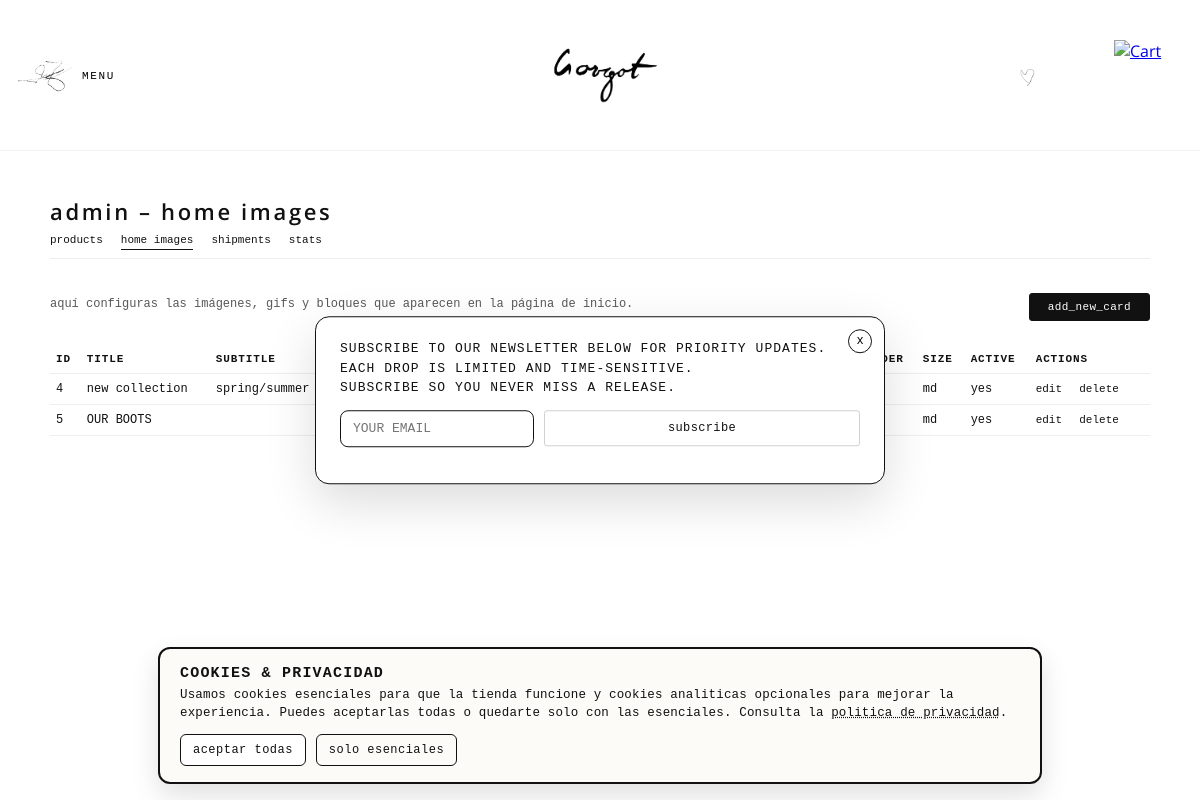
The app's page /admin/home_cards.php (signed in) with its own data.
### tables this page shows
CREATE TABLE `home_cards` (
  `id` int(11) NOT NULL,
  `title` varchar(255) NOT NULL,
  `subtitle` varchar(255) DEFAULT NULL,
  `image_path` varchar(500) NOT NULL,
  `link_url` varchar(500) DEFAULT NULL,
  `sort_order` int(11) NOT NULL DEFAULT 1,
  `active` tinyint(1) NOT NULL DEFAULT 1,
  `card_size` varchar(10) NOT NULL DEFAULT 'md'
);

### admin/home_cards.php (the view, shortened to what this page needs)
<?php
require_once "../includes/conexion.php";
$hasCardSize = false;
$colCheck = $conexion->query("SHOW COLUMNS FROM home_cards LIKE 'card_size'");
if ($colCheck && $colCheck->num_rows > 0) {
    $hasCardSize = true;
}
$sql = $hasCardSize
    ? "SELECT id, title, subtitle, image_path, link_url, sort_order, active, card_size
       FROM home_cards
       ORDER BY sort_order ASC, id ASC"
    : "SELECT id, title, subtitle, image_path, link_url, sort_order, active
       FROM home_cards
       ORDER BY sort_order ASC, id ASC";
$res = $conexion->query($sql);
?>
<!DOCTYPE html>
<html lang="es">
<head>
    <link rel="stylesheet" href="../css/estilos.css">
</head>
<body>
<?php include '../includes/header.php'; ?>
<main class="contenedor admin-wrapper">
    <h1 class="admin-title">admin – home images</h1>
    <nav class="admin-subnav">
        <a href="products.php">products</a>
        <a href="home_cards.php" class="active">home images</a>
        <a href="shipments.php">shipments</a>
        <a href="stats.php">stats</a>
    </nav>
    <section class="admin-section">
        <div class="admin-header-row">
            <p class="admin-subtitle">
                aquí configuras las imágenes, gifs y bloques que aparecen en la página de inicio.
            </p>
            <a href="home_card_edit.php" class="btn-admin">add_new_card</a>
        </div>
        <?php if ($res && $res->num_rows > 0): ?>
            <table class="admin-table">
                <thead>
                    <tr>
                        <th>ID</th>
                        <th>title</th>
                        <th>subtitle</th>
                        <th>image</th>
                        <th>link</th>
        <th>order</th>
        <?php if ($hasCardSize): ?>
            <th>size</th>
        <?php endif; ?>
        <th>active</th>
        <th>actions</th>
                    </tr>
                </thead>
                <tbody>
                <?php while ($c = $res->fetch_assoc()): ?>
                    <tr>
                        <td><?php echo $c["id"]; ?></td>
                        <td><?php echo htmlspecialchars($c["title"]); ?></td>
                        <td><?php echo htmlspecialchars($c["subtitle"]); ?></td>
                    <td><?php echo htmlspecialchars($c["image_path"]); ?></td>
                    <td><?php echo htmlspecialchars($c["link_url"]); ?></td>
                    <td><?php echo (int)$c["sort_order"]; ?></td>
                    <?php if ($hasCardSize): ?>
                        <td><?php echo htmlspecialchars($c["card_size"] ?? 'md'); ?></td>
                    <?php endif; ?>
                    <td><?php echo $c["active"] ? "yes" : "no"; ?></td>
                        <td class="admin-actions">
                            <a href="home_card_edit.php?id=<?php echo $c["id"]; ?>">edit</a>
                            <form method="post" action="<?php echo htmlspecialchars($_SERVER['PHP_SELF']); ?>" style="display:inline;">
                                <a href="#" onclick="if (!confirm('Delete this home card?')) return false; this.closest('form').submit(); return false;">delete</a>
                            </form>
                        </td>
                    </tr>
                <?php endwhile; ?>
                </tbody>
            </table>
        <?php else: ?>
            <p class="txt-secundario">no home cards configured yet.</p>
        <?php endif; ?>
    </section>
</main>
</body>
</html>

### css/estilos.css (style rules this page uses)
body { margin: 0; font-family: "GargotSans", system-ui, -apple-system, BlinkMacSystemFont, "Segoe UI", sans-serif; background: #ffffff; color: #111; }
h1, h2, h3, h4, h5, h6, .menu a, .producto-info .linea1, .producto-info .linea2, .producto-info .linea3, .tipo, .talla, .marca, .nombre, .header .logo { font-family: "GargotSans", system-ui, sans-serif !important; }
.contenedor { padding: 30px 40px; max-width: 1100px; margin: 0 auto; }
.admin-wrapper, .admin-main, .admin-contenedor { font-family: "Source Code Pro", monospace; font-size: 12px; }
.admin-title { font-family: "GargotSans", sans-serif; text-transform: lowercase; font-size: 22px; letter-spacing: 0.12em; margin-bottom: 8px; }
.admin-subtitle { font-size: 12px; opacity: 0.7; margin-bottom: 18px; }
.admin-subnav { display: flex; gap: 18px; margin-bottom: 26px; border-bottom: 1px solid #eee; padding-bottom: 8px; }
.admin-subnav a { font-family: "Source Code Pro", monospace; font-size: 11px; text-transform: lowercase; text-decoration: none; color: #111; padding-bottom: 3px; border-bottom: 1px solid transparent; }
.admin-subnav a.active, .admin-subnav a:hover { border-bottom-color: #111; }
.admin-section { margin-top: 10px; }
.admin-header-row { display: flex; justify-content: space-between; align-items: center; gap: 20px; margin-bottom: 16px; }
.btn-admin, .btn-admin-primary { padding: 7px 18px; border-radius: 3px; border: 1px solid #111; background: #111; color: #fff; font-family: "Source Code Pro", monospace; font-size: 11px; text-transform: lowercase; letter-spacing: 0.03em; cursor: pointer; text-decoration: none; display: inline-flex; align-items: center; justify-content: center; }
.admin-table { width: 100%; border-collapse: collapse; font-size: 12px; }
.admin-table th, .admin-table td { padding: 8px 6px; border-bottom: 1px solid #eee; text-align: left; }
.admin-table th { text-transform: uppercase; font-size: 11px; letter-spacing: 0.08em; }
.admin-actions a, .admin-actions button { margin-right: 10px; font-size: 11px; text-transform: lowercase; text-decoration: none; border-bottom: 1px solid transparent; color: #111; font-family: "Source Code Pro", monospace; }

### records on screen
home_cards: id "4", title "new collection", subtitle "spring/summer 26", card_size "md", active "yes"
home_cards: id "5", title "OUR BOOTS", card_size "md", active "yes"
